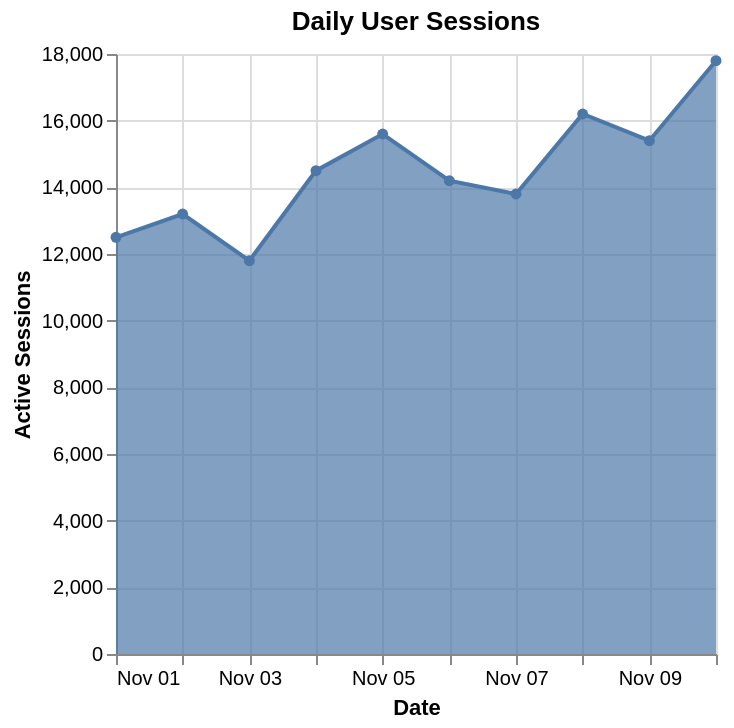

Vega-Lite specification for this chart:
### Vega-Lite specification from a JSON file in a GitHub repository (floating-point values rounded to 4 significant figures)
{"$schema": "https://vega.github.io/schema/vega-lite/v6.json", "description": "User session analytics", "data": {"values": [{"date": "2024-11-01", "sessions": 12500}, {"date": "2024-11-02", "sessions": 13200}, {"date": "2024-11-03", "sessions": 11800}, {"date": "2024-11-04", "sessions": 14500}, {"date": "2024-11-05", "sessions": 15600}, {"date": "2024-11-06", "sessions": 14200}, {"date": "2024-11-07", "sessions": 13800}, {"date": "2024-11-08", "sessions": 16200}, {"date": "2024-11-09", "sessions": 15400}, {"date": "2024-11-10", "sessions": 17800}]}, "mark": {"type": "area", "line": true, "point": true}, "encoding": {"x": {"field": "date", "type": "temporal", "axis": {"title": "Date", "format": "%b %d"}}, "y": {"field": "sessions", "type": "quantitative", "axis": {"title": "Active Sessions", "format": ",.0f"}}, "tooltip": [{"field": "date", "type": "temporal", "format": "%B %d"}, {"field": "sessions", "type": "quantitative", "title": "Sessions", "format": ",.0f"}]}, "title": "Daily User Sessions"}
